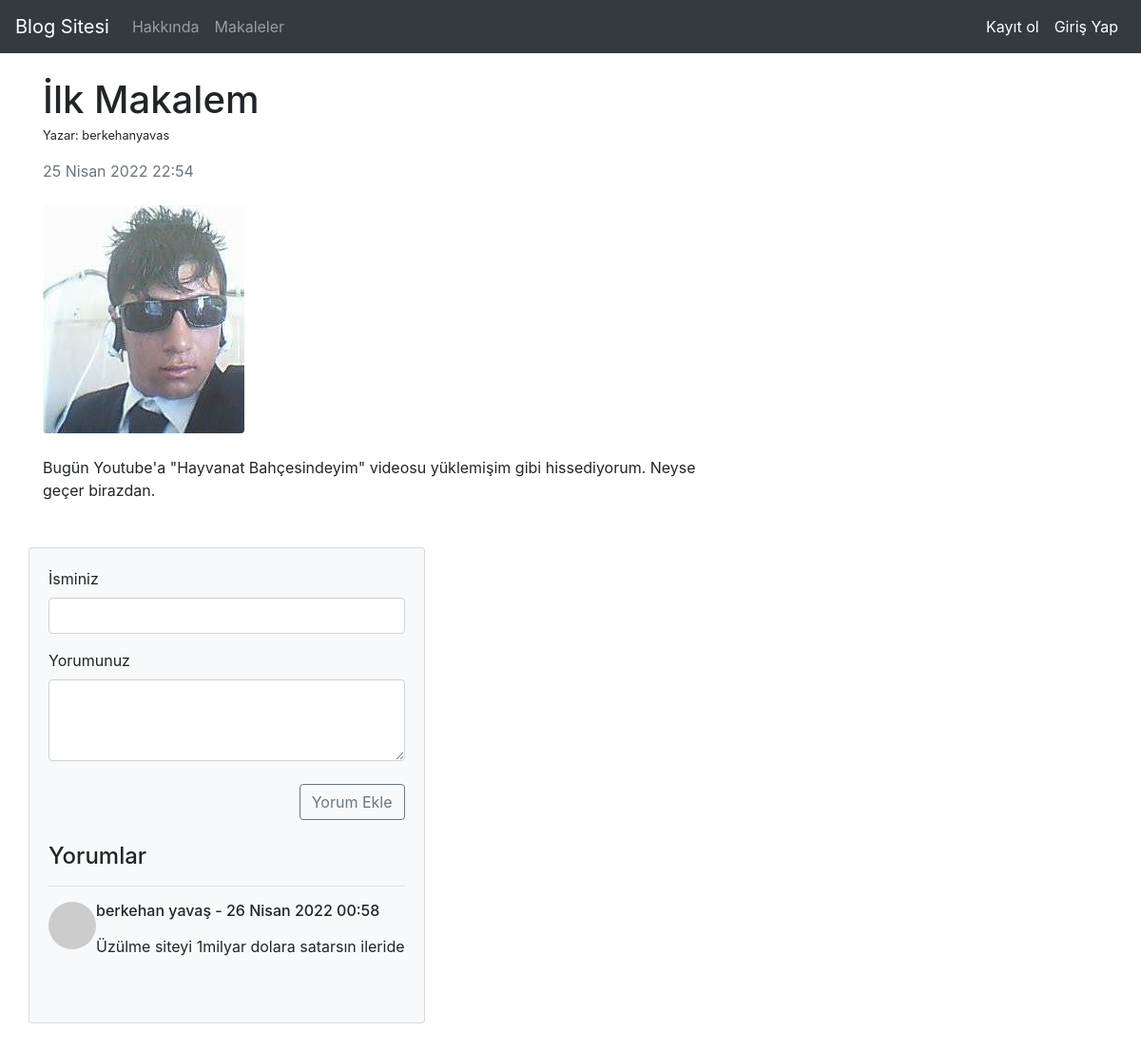
The page /makaleler/makale/23 on the database its author committed.
### article/models.py (models this page shows, shortened)
class Article(models.Model):
    author = models.ForeignKey("auth.User",on_delete = models.CASCADE,verbose_name= "Yazar")
    title = models.CharField(max_length=50,verbose_name="Başlık")
    content = RichTextField()
    created_date = models.DateTimeField(auto_now_add=True,verbose_name="Oluşturulma Tarihi")
    article_image = models.FileField(blank= True,null=True,verbose_name="Makaleye Fotoğraf ekleyin.")
    class Meta:
        ordering = ['-created_date']

class Comment(models.Model):
    article = models.ForeignKey(Article, on_delete = models.CASCADE, verbose_name= "Makale", related_name="comments")
    comment_author =  models.CharField(max_length=50,verbose_name="İsim")
    comment_content = models.CharField(max_length=240,verbose_name="Yorum")
    comment_date = models.DateTimeField(auto_now=True)
    class Meta:
        ordering = ['-comment_date']

### article/views.py (the view)
# urls.py: path('makale/<int:id>',views.makaledetay,name="detay"),
def makaledetay(request,id):
    makale = get_object_or_404(Article,id = id)
    comments = makale.comments.all()
    return render(request,"detay.html",{"makale":makale,"comments":comments})

### templates/detay.html (shortened to what this page needs)
{% extends 'layout.html' %}
{% block body %}
<div class="row">
    <div class="col-lg-8">
        <article>
            <header class="mb-4">
                <h1 class="fw-bolder mb-1">{{makale.title}}</h1>
                <p class = "small">Yazar: {{makale.author.username}}</p>
                <div class="text-muted fst-italic mb-2">{{makale.created_date}}</div>
            </header>
            {% if makale.article_image %}
            <figure class="mb-4"><img class="img-fluid rounded" src="{{makale.article_image.url}}" alt="" /></figure>
            {% endif %}
            <section class="mb-5">
                <p class = "lead">{{makale.content|safe}}</p>
            </section>
        </article>
    </div>
    <section class="mb-5">
        <div class="card bg-light">
            <div class="card-body">
                {% if comments %}
                <form method = "post" class="mb-4" action="{% url 'article:comment' makale.id %}">
                    <div class="mb-3">
                        <label class="form-label">İsminiz</label>
                        <input name="comment_author" type="text" class="form-control" placeholder="">
                      </div>
                      <div class="mb-3">
                        <label class="form-label">Yorumunuz</label>
                        <textarea name="comment_content" class="form-control" rows="3"></textarea>
                        <br>
                        <div class="d-grid gap-2 d-md-flex justify-content-md-end">
                            <button class="btn btn-outline-secondary" type="submit">Yorum Ekle</button>
                          </div>
                      </div>
                </form>
                <h4>Yorumlar</h4>
                <hr>
                {% for comment in comments %}
                <div class="d-flex">
                    <div class="flex-shrink-0"><img class="rounded-circle" src="https://dummyimage.com/50x50/ced4da/6c757d.jpg" alt="..." /></div>
                    <div class="ms-3">
                        <h6 class="fw-bold"><p>{{comment.comment_author}} - {{comment.comment_date}}</p></h6>
                        {{comment.comment_content}}
                    </div>
                </div>
                <br>
                {% endfor %}
                {% endif %}
                  <br>
            </div>
        </div>
    </section>
</div>
{% endblock body %}

### rows shown on the page
Article: title "İlk Makalem", author.username "berkehanyavas", created_date "25 Nisan 2022 22:54", article_image (picture), content "Bugün Youtube'a \"Hayvanat Bahçesindeyim\" videosu yüklemişim gibi hissediyorum. Neyse geçer birazdan."
Comment: comment_author "berkehan yavaş", comment_date "26 Nisan 2022 00:58", comment_content "Üzülme siteyi 1milyar dolara satarsın ileride"
